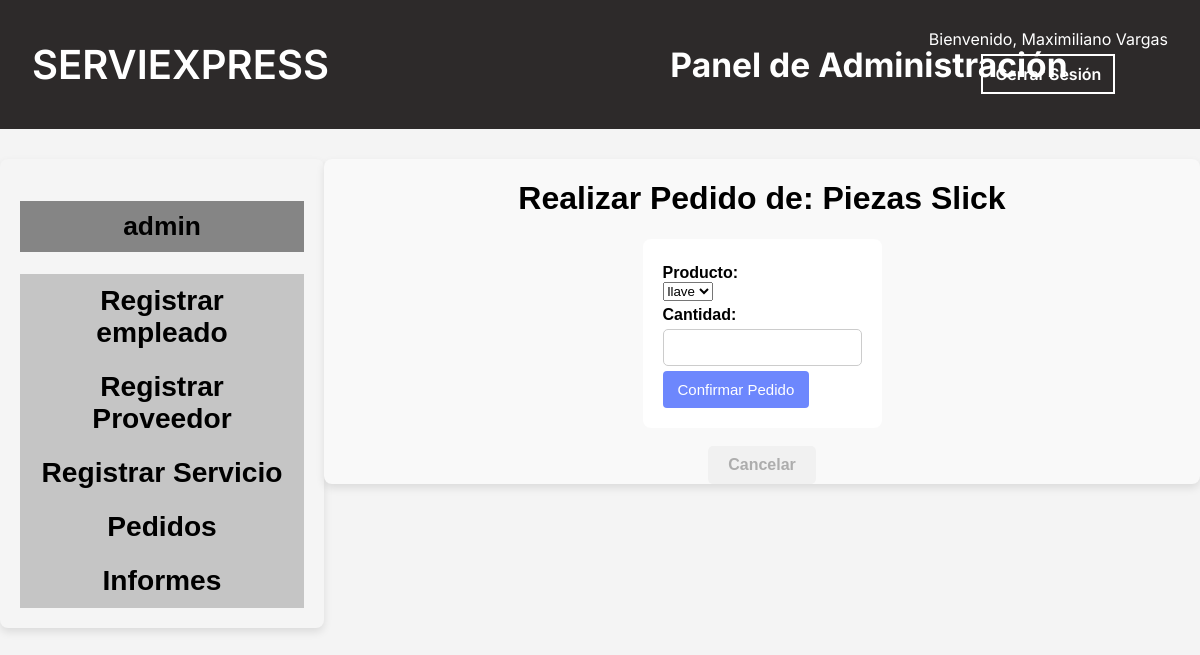
The page /realizar_pedido/8/ (signed in) on the database its author committed.
### coreapp/models.py (models this page shows, shortened)
class CustomUser(AbstractUser):
    run = models.CharField(
        max_length=12,
        unique=True,
        validators=[
            RegexValidator(
                regex=r'^\d{7,8}-[\dkK]$',
                message='RUN debe tener formato 12345678-9'
            )
        ]
    )
    telefono = models.CharField(
        max_length=15,
        validators=[
            RegexValidator(
                regex=r'^\+?1?\d{9,15}$',
                message='Número de teléfono debe estar en formato: +999999999'
            )
        ]
    )
    email = models.EmailField(unique=True)
    nombre_completo = models.CharField(max_length=200)
    USERNAME_FIELD = 'email'
    REQUIRED_FIELDS = ['username', 'run', 'nombre_completo', 'telefono']

class Proveedor(models.Model):
    empresa = models.CharField(max_length=100)
    correo = models.EmailField()
    rubro = models.CharField(max_length=100)

### coreapp/views.py (the view, shortened to what this page needs)
# urls.py: path('realizar_pedido/<int:proveedor_id>/', views.realizar_pedido, name='realizar_pedido'),
def realizar_pedido(request, proveedor_id):
    proveedor = get_object_or_404(Proveedor, id=proveedor_id)
    productos = proveedor.productos.all()
    return render(request, 'coreapp/panel/pedidos.html', {'proveedor': proveedor, 'productos': productos})

### coreapp/templates/coreapp/panel/pedidos.html (shortened to what this page needs)
{% load static %}
<!DOCTYPE html>
<html lang="es">
<head>
    <link rel="stylesheet" href="{% static 'coreapp/css/styles.css' %}">
    <link rel="stylesheet" href="{% static 'coreapp/css/adminpanel.css' %}">
    <link rel="stylesheet" href="{% static 'coreapp/css/popup.css' %}">
    <link rel="stylesheet" href="{% static 'coreapp/css/realizar-pedido.css' %}">
</head>
<body>
    <nav class="navbar">
        <div class="navbar-left">
            <a href="{% url 'home' %}" class="logo-link">
                <h1>SERVIEXPRESS</h1>
            </a>
            <div class="two-services">
                <h2>Panel de Administración</h2>
            </div>
        </div>
        <div class="navbar-right">
            {% if user.is_authenticated %}
                <span>Bienvenido, {{ user.nombre_completo }}</span>
                <a href="{% url 'logout' %}">
                    <button class="login-button">Cerrar Sesión</button>
                </a>
            {% endif %}
        </div>
    </nav>
    <div class="main-container">
        <div class="services-container">
            <div class="name">
                <h2><span class="tittle">{{ user.username }}</span></h2>
            </div>
            <div class="recuadros">
                <a href="{% url 'registro_empleado' %}">
                    <button class="btn-panel">Registrar empleado</button>
                </a>
            </div>
            <div class="recuadros">
                <a href="{% url 'registro_proveedor' %}">
                    <button class="btn-panel">Registrar Proveedor</button>
                </a>
            </div>
            <div class="recuadros">
                <a href="{% url 'registro_servicio' %}">
                    <button class="btn-panel">Registrar Servicio</button>
                </a>
            </div>
            <div class="recuadros">
                <a href="{% url 'verpedidos' %}">
                    <button class="btn-panel">Pedidos</button>
                </a>
            </div>
            <div class="recuadros">
                <a href="{% url 'informes' %}">
                    <button class="btn-panel">Informes</button>
                </a>
            </div>
        </div>
    <div class="container-pedido">
    <h1>Realizar Pedido de: {{ proveedor.empresa }}</h1>
    <form method="post">
        <label for="producto">Producto:</label>
        <select name="producto" id="producto">
            {% for producto in productos %}
                <option value="{{ producto.id }}">{{ producto.nombre }}</option>
            {% endfor %}
        </select>
        <br>
        <label for="cantidad">Cantidad:</label>
        <input type="number" name="cantidad" id="cantidad" min="1" required>
        <br>
        <button type="submit" class="btn-submit">Confirmar Pedido</button>
    </form>
    <br>
     <button class="cancelar-button" onclick="window.history.back()">Cancelar</button>
</div>
</body>
</html>

### coreapp/static/coreapp/css/styles.css (style rules this page uses)
body { font-family: Arial, sans-serif; margin: 0; padding: 0; background-color: #f4f4f4; }
.navbar { display: flex; justify-content: space-between; align-items: center; background-color: #2D2A2A; color: white; padding: 1em 2em; font-family: 'Inter', sans-serif; flex-wrap: wrap; margin-bottom: 2.5%; }
.navbar-left { display: flex; align-items: center; }
.navbar-left h1 { margin: 0; font-size: 2.5em; font-weight: 600; transition: text-shadow 0.3s ease; margin-right: 20px; }
.two-services { display: flex; gap: 55px; margin-left: 85px; }
.navbar-right { display: flex; flex-direction: column; align-items: center; }
.login-button, .admin-button { background-color: transparent; color: white; border: 2px solid white; padding: 8px 12px; margin: 5px 0; cursor: pointer; font-size: 1em; font-weight: 600; font-family: 'Inter', sans-serif; text-align: center; }
.logo-link { text-decoration: none; color: white; }
* { box-sizing:border-box }

### coreapp/static/coreapp/css/adminpanel.css (style rules this page uses)
.services-container { max-width: 100%; background-color: #D9D9D9; border-radius: 8px; box-shadow: 0px 4px 8px rgba(0, 0, 0, 0.1); margin-bottom: 5%; text-align: center; margin: 0; display: inline-block; flex-wrap: wrap; justify-content: center; gap: 0; max-height: 100%; }
.two-services { margin-left: 45%; max-width: 100%; white-space: nowrap; font-size: 1.4em; }
.recuadros { background-color: #C5C5C5; text-align: center; font-size: 1.1em; margin: 0; padding: 10px; flex: 1 1 calc(33% - 10px); box-sizing: border-box; }
.name { text-align: center; background-color: #858585; font-size: 1.1em; }
.tittle { display: inline-block; max-width: 100%; margin-top: 0; margin: 0; padding: 10px; }
.btn-panel { border: none; background: none; font-size: 1.6em; color: #000000; font-weight: bold; }

### coreapp/static/coreapp/css/popup.css (style rules this page uses)
.main-container { display: flex; justify-content: flex-start; align-items: flex-start; margin-top: 20px; }
.services-container { width: 27%; padding: 20px; background-color: #f5f5f5; }
.cancelar-button { padding: 10px 20px; font-size: 1em; font-weight: bold; color: #adadad; border: none; border-radius: 5px; cursor: pointer; transition: background-color 0.3s ease; background-color: #f1f1f1; }

### coreapp/static/coreapp/css/realizar-pedido.css (style rules this page uses)
.container-pedido { display: flex; justify-content: center; align-items: center; flex-direction: column; flex-grow: 1; background-color: #f9f9f9; border-radius: 8px; box-shadow: 0px 4px 8px rgba(0, 0, 0, 0.1); }
.container-pedido form { background-color: #fff; padding: 20px; border-radius: 8px; }
.container-pedido label { display: block; margin-top: 5px; font-weight: bold; }
.container-pedido input { width: 100%; padding: 10px; margin-top: 5px; margin-bottom: 5px; border: 1px solid #ccc; border-radius: 5px; box-sizing: border-box; }
.btn-submit { background-color: #6d87fd; color: white; border: none; padding: 10px 15px; border-radius: 4px; cursor: pointer; font-size: 15px; box-shadow: none; }

### rows shown on the page
CustomUser: nombre_completo "Maximiliano Vargas", username "admin"
Proveedor: empresa "Piezas Slick"

### other values the page prints
form field producto "llave"
